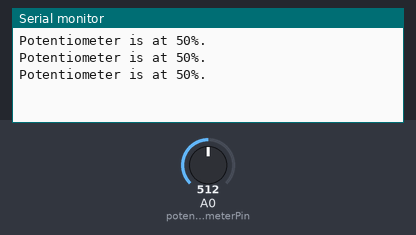
A sketch run on a simulated Arduino Uno, built with avr-gcc and run on an emulated ATmega328P. Shown: the last lines printed to the serial monitor. The test bench sets the inputs (shaded band); at power-on: A0 (potentiometerPin) = 512.

Above: at 1.3 s.
1.4 s: A0 (potentiometerPin) set to 716
At 1.9 s:
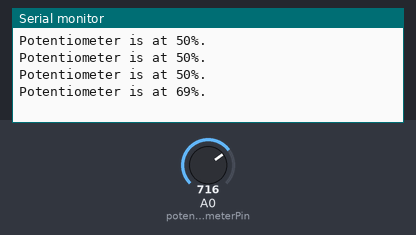
2.9 s: A0 (potentiometerPin) set to 900
At 3.4 s:
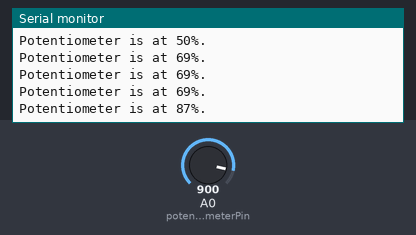
Timing chart, 0 to 5.9 s (numbered marks = the images above; inputs shaded):
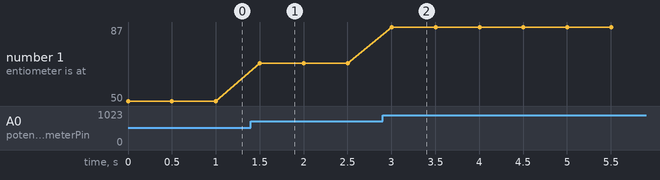

Measured:
- after the input at 1.4 s, the serial monitor: prints a new line after 0.10 s (image 1)
- after the input at 2.9 s, the serial monitor: prints a new line after 0.10 s (image 2)
- plotted number 1: 50 → 69 after the input at 1.4 s, 69 → 87 after the input at 2.9 s

The sketch:

Example4-2.ino
```cpp
const int potentiometerPin = 0;

void setup() {
	Serial.begin(9600);
}

void loop() {
	int sensorReading = analogRead(potentiometerPin);
	int displayValue = map(sensorReading, 0, 1023, 0, 100);
	Serial.print("Potentiometer is at ");
	Serial.print(displayValue);
	Serial.println("%.");
	delay(500);
}
```
